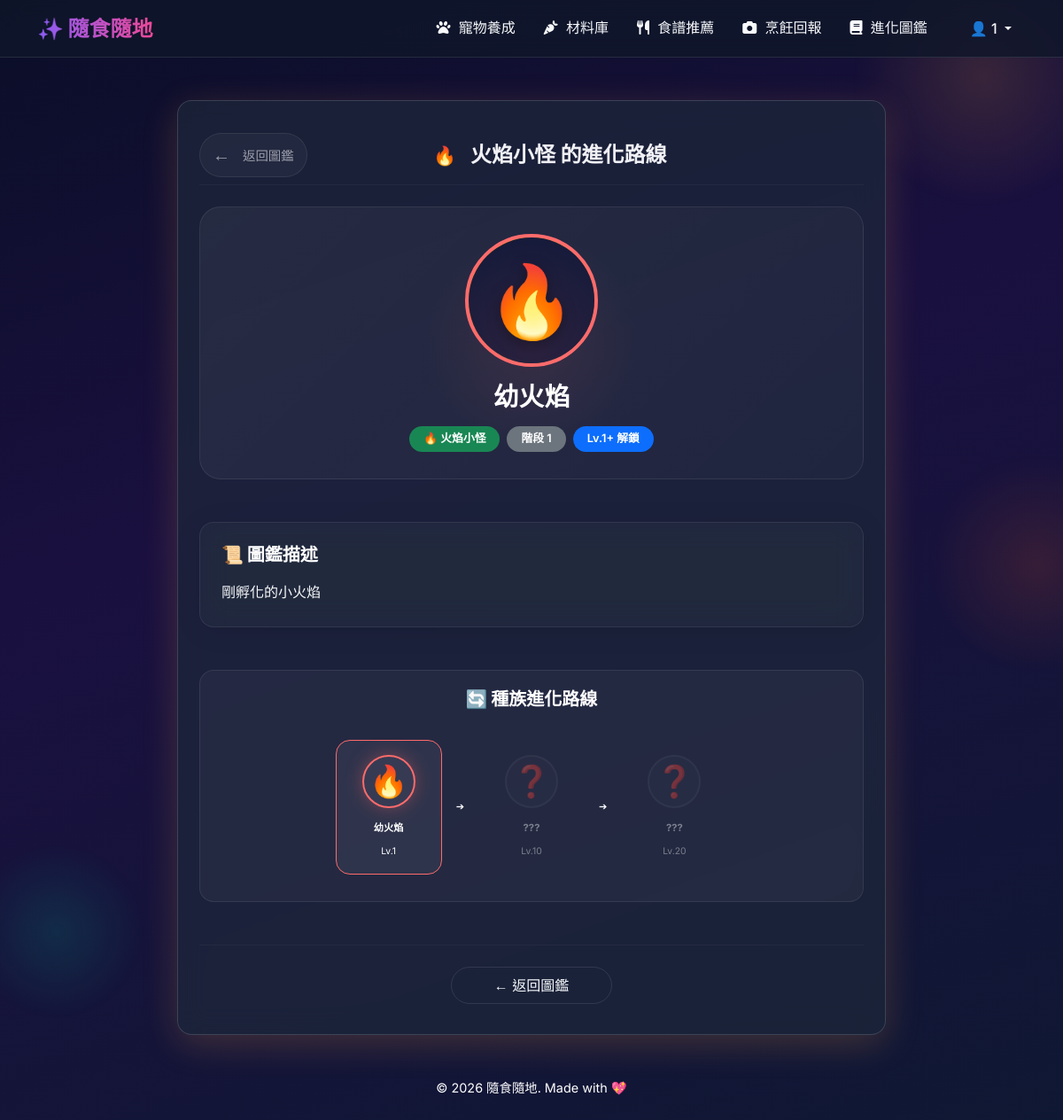
Page /collection/1 (signed in) on the committed database.
### sql_models.py (models this page shows, shortened)
class User(UserMixin, db.Model):
    __tablename__ = 'users'
    id = db.Column(db.Integer, primary_key=True)
    username = db.Column(db.String(80), unique=True, nullable=False)
    email = db.Column(db.String(120), unique=True, nullable=False)
    password_hash = db.Column(db.String(256), nullable=False)
    display_name = db.Column(db.String(80))
    cooking_count = db.Column(db.Integer, default=0)
    created_at = db.Column(db.DateTime, default=datetime.utcnow)
    pet = db.relationship('Pet', backref='user', uselist=False, cascade="all, delete-orphan")
    preference = db.relationship('UserPreference', backref='user', uselist=False, cascade="all, delete-orphan")
    allergens = db.relationship('UserAllergen', backref='user', cascade="all, delete-orphan")
    favorites = db.relationship('Collection', backref='user', cascade="all, delete-orphan")
    achievements = db.relationship('UserAchievement', backref='user', cascade="all, delete-orphan")

### tables this page shows
CREATE TABLE pet_species (
    id                INTEGER PRIMARY KEY AUTOINCREMENT,
    name              TEXT NOT NULL,
    element           TEXT,
    emoji             TEXT,
    description       TEXT,
    color_primary     TEXT,
    color_secondary   TEXT
);

CREATE TABLE pet_stages (
    id               INTEGER PRIMARY KEY AUTOINCREMENT,
    species_id       INTEGER NOT NULL,
    stage_order      INTEGER,
    name             TEXT NOT NULL,
    level_required   INTEGER,
    image_path       TEXT,
    emoji            TEXT,
    description      TEXT,
    FOREIGN KEY (species_id) REFERENCES pet_species(id) ON DELETE CASCADE
);

### app/routes/collection_routes.py (the view)
@collection_bp.route('/collection/<int:stage_id>')
@login_required
def collection_detail(stage_id):
    user_id = current_user.id
    stage = collection_model.get_stage_by_id(stage_id)
    if not stage:
        return render_template('collection/index.html'), 404
    is_unlocked = collection_model.is_stage_unlocked(user_id, stage_id)
    all_stages_of_species = collection_model.get_stages_by_species(stage['species_id'])
    unlocked_ids = collection_model.get_user_collection(user_id)
    pet = pet_model.get_pet_by_user(user_id)
    return render_template(
        'collection/detail.html',
        stage=stage,
        is_unlocked=is_unlocked,
        all_stages_of_species=all_stages_of_species,
        unlocked_ids=unlocked_ids,
        pet=pet
    )

### app/database.py (called while the page is built)
def get_db():
    if 'db' not in g:
        db_file = current_app.config.get('DATABASE', DB_PATH)
        g.db = sqlite3.connect(db_file)
        g.db.row_factory = sqlite3.Row
        g.db.execute("PRAGMA foreign_keys = ON")
    return g.db

### app/models/collection.py (called while the page is built)
def get_stages_by_species(species_id):
    db = get_db()
    return db.execute('''
        SELECT pst.*,
               ps.name AS species_name, ps.element, ps.emoji AS species_emoji,
               ps.color_primary, ps.color_secondary
        FROM pet_stages pst
        JOIN pet_species ps ON pst.species_id = ps.id
        WHERE pst.species_id = ?
        ORDER BY pst.stage_order
    ''', (species_id,)).fetchall()

def get_stage_by_id(stage_id):
    db = get_db()
    return db.execute('''
        SELECT pst.*,
               ps.name AS species_name, ps.element, ps.emoji AS species_emoji,
               ps.color_primary, ps.color_secondary, ps.description AS species_description
        FROM pet_stages pst
        JOIN pet_species ps ON pst.species_id = ps.id
        WHERE pst.id = ?
    ''', (stage_id,)).fetchone()

def get_user_collection(user_id):
    db = get_db()
    rows = db.execute('''
        SELECT pet_stage_id FROM user_collection WHERE user_id = ?
    ''', (user_id,)).fetchall()
    return set(row['pet_stage_id'] for row in rows)

def is_stage_unlocked(user_id, stage_id):
    db = get_db()
    row = db.execute('''
        SELECT 1 FROM user_collection
        WHERE user_id = ? AND pet_stage_id = ?
    ''', (user_id, stage_id)).fetchone()
    return row is not None

### app/models/pet.py (called while the page is built)
def map_pet_row(row):
    if not row:
        return None
    d = dict(row)
    d['name'] = d.get('pet_name')
    d['level'] = d.get('current_level', 1)
    d['exp'] = d.get('current_exp', 0)
    d['hunger'] = d.get('hunger', 50)
    from config import EXP_PER_LEVEL_MULTIPLIER
    level = d['level']
    exp_to_next = level * EXP_PER_LEVEL_MULTIPLIER
    remaining = d['exp']
    current_l = 1
    while remaining >= (current_l * EXP_PER_LEVEL_MULTIPLIER):
        remaining -= (current_l * EXP_PER_LEVEL_MULTIPLIER)
        current_l += 1
    d['exp_to_next_level'] = exp_to_next
    d['exp_remaining'] = remaining
    d['exp_progress'] = round(remaining / exp_to_next * 100, 1) if exp_to_next > 0 else 100
    return d

### app/templates/collection/detail.html (shortened to what this page needs)
{% extends "base.html" %}
{% block styles %}
<link rel="stylesheet" href="{{ url_for('static', filename='css/collection.css') }}">
{% endblock %}
{% block content %}
<div class="bg-particles" aria-hidden="true">
    <div class="particle particle-1"></div>
    <div class="particle particle-2"></div>
    <div class="particle particle-3"></div>
</div>
<div class="detail-container mt-4 p-4 glass-card rounded-4 mx-auto"
     style="--card-primary: {{ stage.color_primary }}; --card-secondary: {{ stage.color_secondary }};
            border: 1px solid rgba(255, 255, 255, 0.15) !important;
            max-width: 800px;
            box-shadow: 0 10px 40px rgba({{ 139 if not stage else (238 if stage.element == 'fire' else (0 if stage.element == 'nature' else 255)) }},
                                         {{ 92 if not stage else (90 if stage.element == 'fire' else (184 if stage.element == 'nature' else 159)) }},
                                         {{ 246 if not stage else (36 if stage.element == 'fire' else (148 if stage.element == 'nature' else 67)) }}, 0.2) !important;">
    <nav class="collection-nav d-flex align-items-center mb-4 pb-2 border-bottom border-secondary border-opacity-10">
        <a href="{{ url_for('collection.collection_index') }}" class="nav-back text-decoration-none d-flex align-items-center" id="detail-back-btn">
            <span class="nav-back-icon fs-5 me-2">←</span>
            <span>返回圖鑑</span>
        </a>
        <div class="nav-title ms-auto fs-4 fw-bold">
            <span class="nav-icon me-2">{{ stage.species_emoji }}</span>
            {{ stage.species_name }} 的進化路線
        </div>
    </nav>
    {% if is_unlocked %}
    <section class="detail-hero text-center mb-5" id="detail-hero">
        <div class="hero-glow mb-4"></div>
        <div class="hero-pet-visual d-flex align-items-center justify-content-center mx-auto mb-3"
             style="width: 150px; height: 150px; border-radius: 50%;
                    border: 4px solid {{ stage.color_primary }};
                    background: linear-gradient(135deg, {{ stage.color_secondary }}, rgba(255,255,255,0.1));">
            <div class="hero-avatar">
                <span class="hero-emoji" style="font-size: 5rem; filter: drop-shadow(0 5px 8px rgba(0,0,0,0.3));">{{ stage.emoji }}</span>
            </div>
        </div>
        <h1 class="hero-name display-5 fw-bold text-white mb-3">{{ stage.name }}</h1>
        <div class="hero-badges d-flex justify-content-center gap-2">
            <span class="badge bg-success rounded-pill px-3 py-2 fs-7">{{ stage.species_emoji }} {{ stage.species_name }}</span>
            <span class="badge bg-secondary rounded-pill px-3 py-2 fs-7">階段 {{ stage.stage_order }}</span>
            <span class="badge bg-primary rounded-pill px-3 py-2 fs-7">Lv.{{ stage.level_required }}+ 解鎖</span>
        </div>
    </section>
    <section class="detail-description glass-card p-4 rounded-4 mb-5" id="detail-description"
             style="background: rgba(255,255,255,0.02) !important; border-color: rgba(255,255,255,0.08) !important;">
        <h2 class="section-subtitle fs-5 fw-bold text-white mb-3">📜 圖鑑描述</h2>
        <p class="description-text fs-6 text-light mb-0" style="line-height: 1.8;">{{ stage.description }}</p>
    </section>
    <section class="evolution-path mb-5" id="evolution-path">
        <h2 class="section-subtitle fs-5 fw-bold text-white mb-4 text-center">🔄 種族進化路線</h2>
        <div class="path-container d-flex flex-wrap justify-content-center align-items-center gap-3">
            {% for s in all_stages_of_species %}
            {% set s_unlocked = s.id in unlocked_ids %}
            <div class="path-node d-flex flex-column align-items-center p-3 rounded-4 {{ 'active' if s_unlocked else 'inactive' }} {{ 'current' if s.id == stage.id else '' }}"
                 style="width: 120px; transition: all 0.3s ease;
                        background: {{ 'rgba(255,255,255,0.05)' if s.id == stage.id else 'transparent' }};
                        border: 1px solid {{ stage.color_primary if s.id == stage.id else 'transparent' }};">
                <div class="path-node-circle d-flex align-items-center justify-content-center rounded-circle mb-2"
                     style="width: 60px; height: 60px; background: rgba(255,255,255,0.04);
                            border: 2px solid {{ s.color_primary if s_unlocked else 'rgba(255,255,255,0.1)' }};">
                    <span class="path-emoji" style="font-size: 2.2rem;">{{ s.emoji if s_unlocked else '❓' }}</span>
                </div>
                <span class="path-node-name fw-bold text-white fs-7 text-center mb-1">{{ s.name if s_unlocked else '???' }}</span>
                <span class="path-node-level text-muted fs-8">Lv.{{ s.level_required }}</span>
            </div>
            {% if not loop.last %}
            <div class="path-connector d-flex align-items-center justify-content-center text-muted fs-4">
                <span class="connector-arrow">➔</span>
            </div>
            {% endif %}
            {% endfor %}
        </div>
    </section>
    {% endif %}
    <div class="detail-actions text-center border-top border-secondary border-opacity-10 pt-4">
        <a href="{{ url_for('collection.collection_index') }}" class="btn btn-outline-light rounded-pill px-5 py-2 fs-6" id="btn-back-to-collection">
            ← 返回圖鑑
        </a>
    </div>
</div>
{% endblock %}

### app/templates/base.html (shortened to what this page needs)
<!DOCTYPE html>
<html lang="zh-TW">
<head>
    <link href="https://cdn.jsdelivr.net/npm/bootstrap@5.3.2/dist/css/bootstrap.min.css" rel="stylesheet">
    <link rel="stylesheet" href="https://cdnjs.cloudflare.com/ajax/libs/font-awesome/6.4.2/css/all.min.css">
    {% block styles %}{% endblock %}
</head>
<body>
    <nav class="navbar navbar-expand-lg sticky-top mb-5 navbar-dark">
        <div class="container">
            <a class="navbar-brand" href="{{ url_for('main.index') }}">✨ 隨食隨地</a>
            <div class="collapse navbar-collapse" id="navbarNav">
                <ul class="navbar-nav ms-auto align-items-center">
                    {% if current_user and current_user.is_authenticated %}
                        <li class="nav-item">
                            <a class="nav-link" href="{{ url_for('pet.pet_index') }}"><i class="fa-solid fa-paw"></i> 寵物養成</a>
                        </li>
                        <li class="nav-item">
                            <a class="nav-link" href="{{ url_for('ingredient.list_ingredients') }}"><i class="fa-solid fa-carrot"></i> 材料庫</a>
                        </li>
                        <li class="nav-item">
                            <a class="nav-link" href="{{ url_for('recipe.recommend') }}"><i class="fa-solid fa-utensils"></i> 食譜推薦</a>
                        </li>
                        <li class="nav-item">
                            <a class="nav-link" href="{{ url_for('cooking.report_page') }}"><i class="fa-solid fa-camera"></i> 烹飪回報</a>
                        </li>
                        <li class="nav-item">
                            <a class="nav-link" href="{{ url_for('collection.collection_index') }}"><i class="fa-solid fa-book"></i> 進化圖鑑</a>
                        </li>
                        <li class="nav-item dropdown ms-lg-3">
                            <a class="nav-link dropdown-toggle btn btn-outline-light rounded-pill px-3 py-1 mt-2 mt-lg-0 text-white" href="#" id="userDropdown" role="button" data-bs-toggle="dropdown" aria-expanded="false">
                                👤 {{ current_user.display_name }}
                            </a>
                        </li>
                    {% endif %}
                </ul>
            </div>
        </div>
    </nav>
    <main class="container mb-5">
        {% block content %}{% endblock %}
    </main>
    <footer class="text-center pb-4 text-muted" style="font-size: 0.9rem;">
        <p>&copy; 2026 隨食隨地. Made with 💖</p>
    </footer>
</body>
</html>

### app/templates/base.html (style rules this page uses)
:root { --primary-glow: #8B5CF6; --secondary-glow: #EC4899; --bg-color: #0F172A; --glass-bg: rgba(30, 41, 59, 0.7); --glass-border: rgba(255, 255, 255, 0.1); --text-main: #F8FAFC; --text-muted: #ffffff; }
.text-muted, .text-light-muted, .text-secondary, .form-text, .card-text.text-muted, small.text-muted { color: #ffffff !important; }
body { font-family: 'Inter', 'Noto Sans TC', sans-serif; background-color: var(--bg-color); color: var(--text-main); min-height: 100vh; background-image: radial-gradient(circle at 15% 50%, rgba(139, 92, 246, 0.15), transparent 25%), radial-gradient(circle at 85% 30%, rgba(236, 72, 153, 0.15), transparent 25%); background-attachment: fixed; }
h1, h2, h3, .navbar-brand { font-family: 'Outfit', 'Noto Sans TC', sans-serif; font-weight: 600; }
.navbar { background: rgba(15, 23, 42, 0.8) !important; backdrop-filter: blur(12px); -webkit-backdrop-filter: blur(12px); border-bottom: 1px solid var(--glass-border); }
.navbar-brand { background: linear-gradient(to right, #8B5CF6, #EC4899); -webkit-background-clip: text; -webkit-text-fill-color: transparent; font-size: 1.5rem; font-weight: 700; }
.nav-link { color: var(--text-main) !important; transition: color 0.3s ease; font-weight: 500; padding: 0.5rem 1rem !important; }
.nav-link i { margin-right: 5px; }
.glass-card { background: var(--glass-bg) !important; backdrop-filter: blur(16px); -webkit-backdrop-filter: blur(16px); border: 1px solid var(--glass-border) !important; border-radius: 1rem; padding: 2rem; box-shadow: 0 4px 30px rgba(0, 0, 0, 0.1); transition: transform 0.3s ease, box-shadow 0.3s ease; }
.btn-outline-light { border-color: var(--glass-border); color: var(--text-main); }

### app/templates/collection/detail.html (style rules this page uses)
.bg-particles { position: fixed; top: 0; left: 0; width: 100%; height: 100%; pointer-events: none; z-index: -1; overflow: hidden; }

### rows in the picture
User: display_name "1"
pet_species: species_emoji "🔥", species_name "火焰小怪"
pet_stages: emoji "🔥", name "幼火焰", stage_order "1", level_required "1", description "剛孵化的小火焰"
pet_stages: emoji "❓", name "???", level_required "10"
pet_stages: emoji "❓", name "???", level_required "20"
